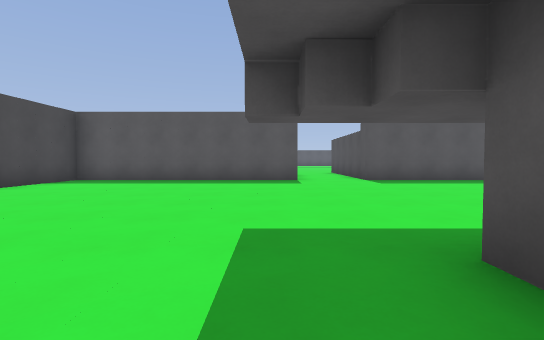
[1] (above)

20 first-person views from a walk through a 3-D level made in the Godot game engine. The camera is 1.2 m above the floor, tilts 2° down and sees 85° across. The floor is counted in squares, 2 m on a side. Each view is taken from the middle of a square. On the plan, view 1 faces up. The plan holds only what a view shows up to about 9 squares ahead; the rest is blank. Characters and animated objects are left out. Surface patterns are stand-ins for the level's own textures.

[2]
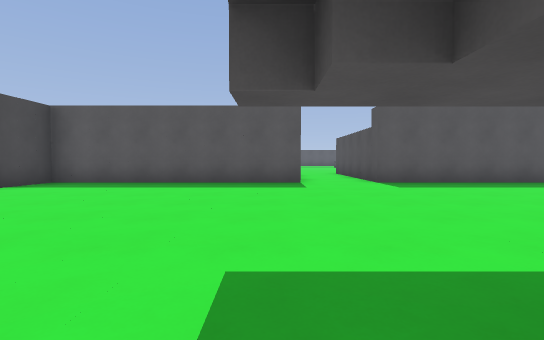

[3]
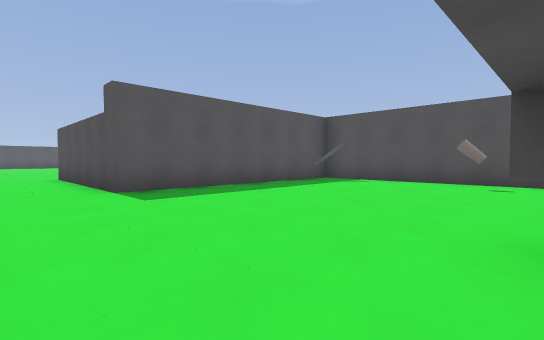

[4]
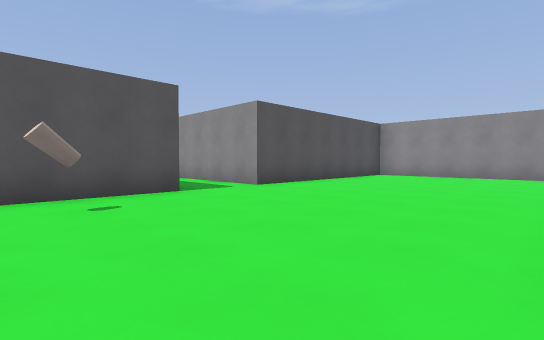

[5]
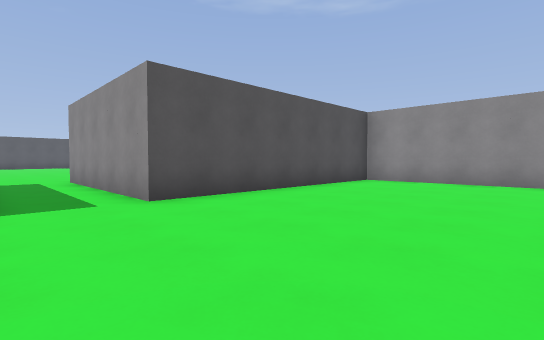

[6]
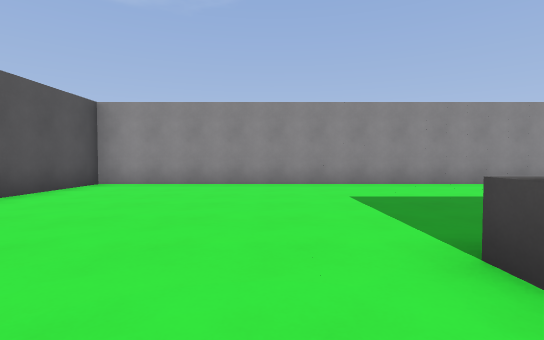

[7]
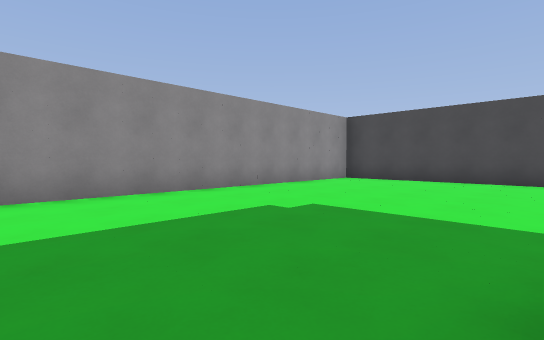

[8]
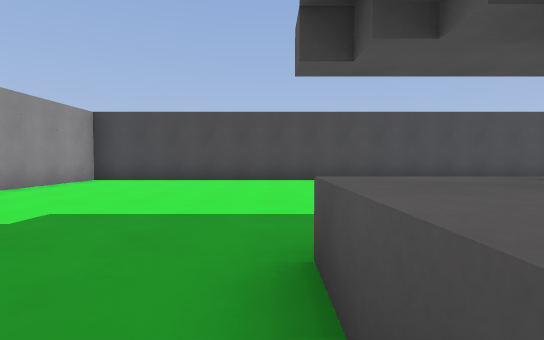

[9]
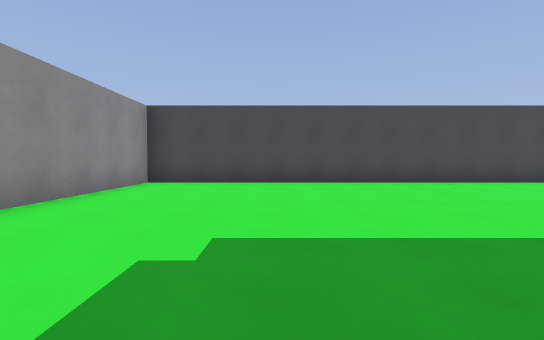

[10]
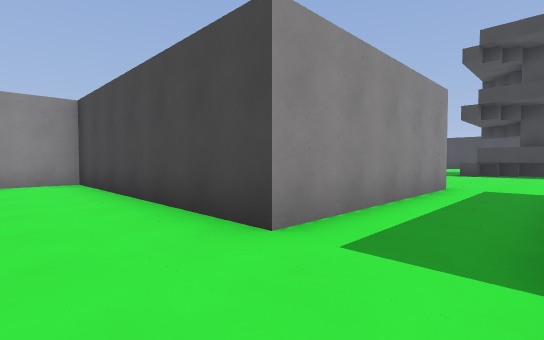

[11]
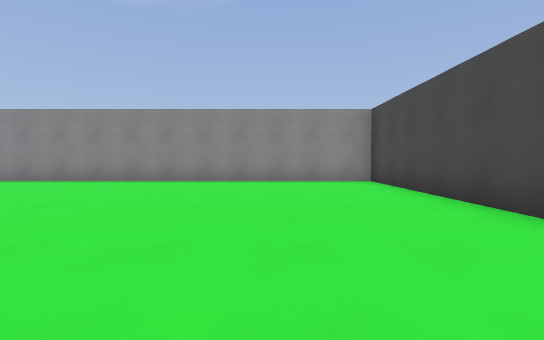

[12]
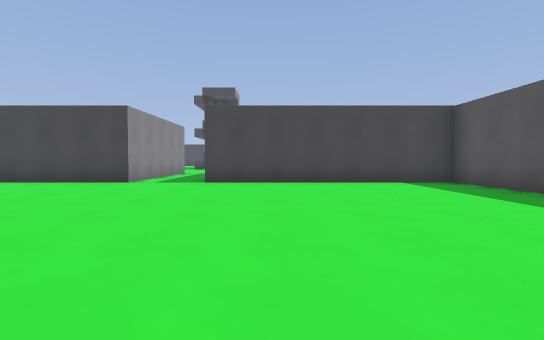

[13]
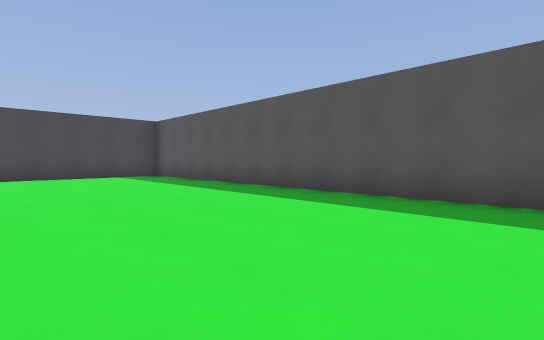

[14]
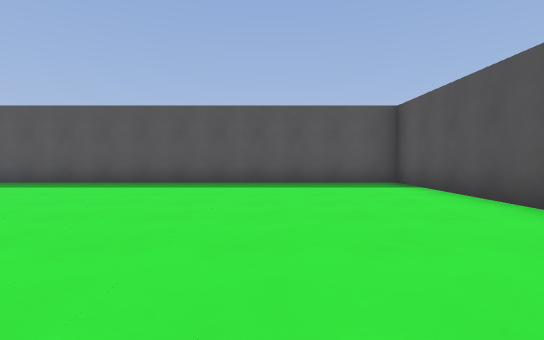

[15]
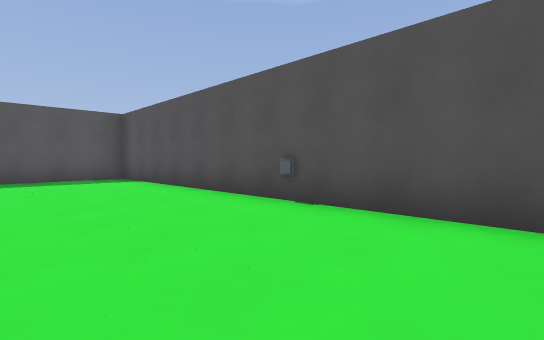

[16]
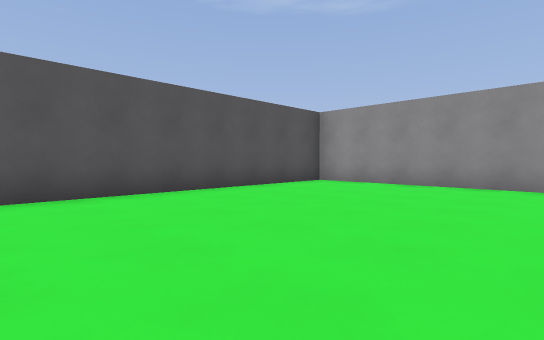

[17]
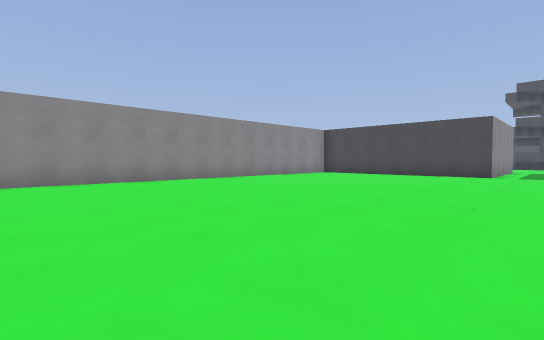

[18]
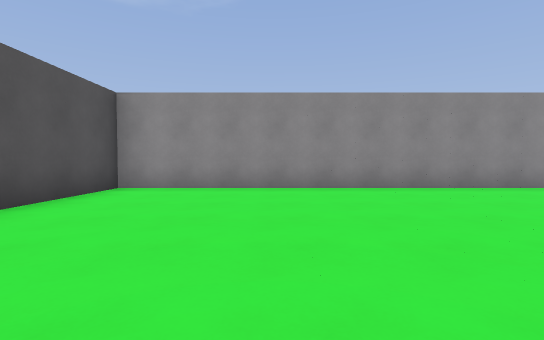

[19]
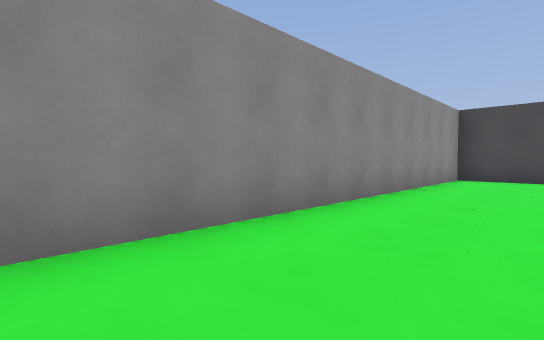

[20]
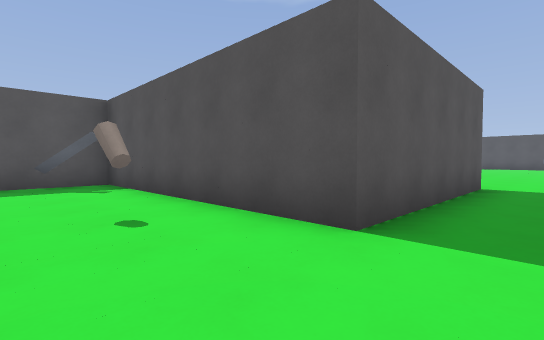

### Floor plan
Ten units are one square. View 1 is at (0, 0); x grows to the right and y downward. Boxes are objects, and circles mark ways between rooms. Rooms are numbered by the first view taken in them; rooms with no view inside come last. Other rooms are left out.
<svg viewBox="-62 -143 360 210">
<path fill="none" stroke="#000" d="M13 -12 13 -18M9 -88 -57 -88 -57 62 92 62 92 -3M92 -22 92 -88 28 -88 28 -138M86 -81 78 -80M37 2 37 8M28 7 12 7M92 -3 142 -3 142 62 293 62 293 -88 142 -88 142 -22 92 -22"/>
<rect x="75" y="-45" width="10" height="10" fill="#bbb"><title>other object</title></rect>
<circle cx="90" cy="-15" r="3" fill="#2a7"/>
<text x="20" y="-20">1</text>
<text x="220" y="-10">2</text>
</svg>
Room 1 opens to room 2.

Where each view was taken, in squares from view 1:
view 1: 0 up, 0 right, facing up
view 2: 1 up, 0 right, facing up
view 3: 3 up, 1 right, facing up-right
view 4: 5 up, 4 right, facing down-right
view 5: 2 up, 5 right, facing down-right
view 6: 1 up, 5 right, facing down
view 7: 1 down, 3 right, facing down-left
view 8: 1 down, 3 right, facing left
view 9: 3 down, 2 right, facing left
view 10: 2 up, 16 right, facing down-left
view 11: 2 up, 17 right, facing down
view 12: 4 up, 22 right, facing left
view 13: 4 up, 25 right, facing up-left
view 14: 1 up, 26 right, facing up
view 15: 1 down, 26 right, facing up-right
view 16: 1 up, 24 right, facing down-right
view 17: 2 up, 26 right, facing down-left
view 18: 0 up, 26 right, facing down
view 19: 4 down, 24 right, facing down-left
view 20: 1 up, 7 right, facing up-right
